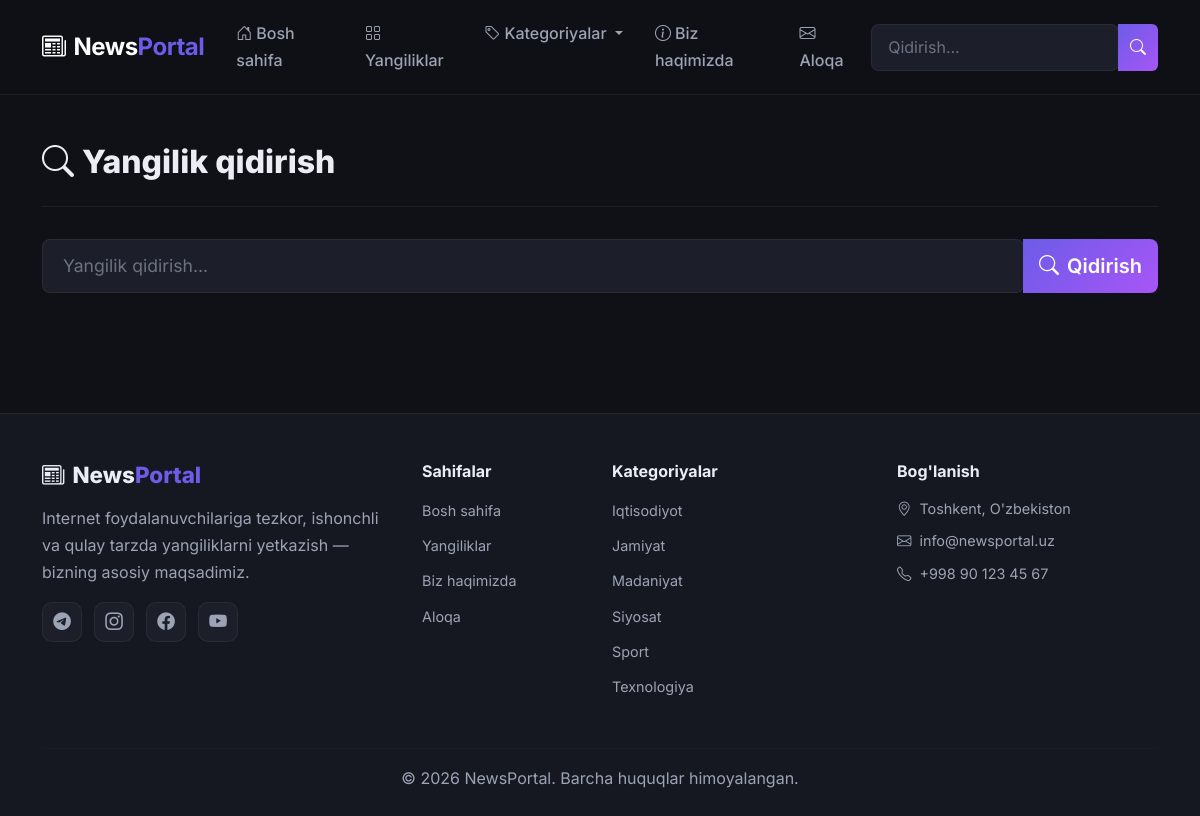
/qidiruv/, run on the app's committed database.
### news/models.py (models this page shows, shortened)
class Category(models.Model):
    name = models.CharField(max_length=200)
    slug = models.SlugField(max_length=200, unique=True)
    class Meta:
        ordering = ['name']
        verbose_name_plural = 'categories'
    def get_absolute_url(self):
        return reverse('news:category', args=[self.slug])

### news/views.py (the view, shortened to what this page needs)
# urls.py: path('qidiruv/', views.post_search, name='post_search'),
def post_search(request):
    form = SearchForm()
    query = None
    results = []
    return render(request, 'news/search.html', {
        'form': form,
        'query': query,
        'results': results,
    })

### news/forms.py
class SearchForm(forms.Form):
    query = forms.CharField(max_length=200, widget=forms.TextInput(attrs={
        'class': 'form-control', 'placeholder': "Yangilik qidirish...",
    }))

### news/context_processors.py (called while the page is built)
def categories_processor(request):
    return {
        'all_categories': Category.objects.all(),
    }

### news/templates/news/search.html (shortened to what this page needs)
{% extends "news/base.html" %}
{% block content %}
<section class="py-5">
    <div class="container">
        <div class="page-header">
            <h1><i class="bi bi-search me-2"></i>Yangilik qidirish</h1>
        </div>
        <div class="search-box mb-4">
            <form method="get" action="{% url 'news:post_search' %}">
                <div class="input-group input-group-lg">
                    {{ form.query }}
                    <button class="btn btn-accent" type="submit"><i class="bi bi-search me-2"></i>Qidirish</button>
                </div>
            </form>
        </div>
    </div>
</section>
{% endblock %}

### news/templates/news/base.html (shortened to what this page needs)
{% load static %}
<!DOCTYPE html>
<html lang="uz">
<head>
    <link href="https://cdn.jsdelivr.net/npm/bootstrap@5.3.3/dist/css/bootstrap.min.css" rel="stylesheet">
    <link href="https://cdn.jsdelivr.net/npm/bootstrap-icons@1.11.3/font/bootstrap-icons.css" rel="stylesheet">
    <link rel="stylesheet" href="{% static 'news/css/style.css' %}">
</head>
<body>
    <nav class="navbar navbar-expand-lg navbar-dark sticky-top" id="main-navbar">
        <div class="container">
            <a class="navbar-brand fw-bold" href="{% url 'news:home' %}">
                <i class="bi bi-newspaper me-2"></i>News<span class="text-accent">Portal</span>
            </a>
            <div class="collapse navbar-collapse" id="navbarNav">
                <ul class="navbar-nav me-auto">
                    <li class="nav-item">
                        <a class="nav-link" href="{% url 'news:home' %}"><i class="bi bi-house-door me-1"></i>Bosh sahifa</a>
                    </li>
                    <li class="nav-item">
                        <a class="nav-link" href="{% url 'news:post_list' %}"><i class="bi bi-grid me-1"></i>Yangiliklar</a>
                    </li>
                    <li class="nav-item dropdown">
                        <a class="nav-link dropdown-toggle" href="#" role="button" data-bs-toggle="dropdown">
                            <i class="bi bi-tag me-1"></i>Kategoriyalar
                        </a>
                    </li>
                    <li class="nav-item">
                        <a class="nav-link" href="{% url 'news:about' %}"><i class="bi bi-info-circle me-1"></i>Biz haqimizda</a>
                    </li>
                    <li class="nav-item">
                        <a class="nav-link" href="{% url 'news:contact' %}"><i class="bi bi-envelope me-1"></i>Aloqa</a>
                    </li>
                </ul>
                <form class="d-flex" action="{% url 'news:post_search' %}" method="get" id="search-form">
                    <div class="input-group">
                        <input class="form-control search-input" type="search" name="query" placeholder="Qidirish..." aria-label="Qidirish">
                        <button class="btn btn-accent" type="submit"><i class="bi bi-search"></i></button>
                    </div>
                </form>
            </div>
        </div>
    </nav>
    <main class="main-content">
        {% block content %}{% endblock %}
    </main>
    <footer class="site-footer">
        <div class="container">
            <div class="row g-4">
                <div class="col-lg-4 col-md-6">
                    <h5 class="footer-brand"><i class="bi bi-newspaper me-2"></i>News<span class="text-accent">Portal</span></h5>
                    <p class="text-muted-light">Internet foydalanuvchilariga tezkor, ishonchli va qulay tarzda yangiliklarni yetkazish — bizning asosiy maqsadimiz.</p>
                    <div class="social-links">
                        <a href="#"><i class="bi bi-telegram"></i></a>
                        <a href="#"><i class="bi bi-instagram"></i></a>
                        <a href="#"><i class="bi bi-facebook"></i></a>
                        <a href="#"><i class="bi bi-youtube"></i></a>
                    </div>
                </div>
                <div class="col-lg-2 col-md-6">
                    <h6 class="footer-title">Sahifalar</h6>
                    <ul class="footer-links">
                        <li><a href="{% url 'news:home' %}">Bosh sahifa</a></li>
                        <li><a href="{% url 'news:post_list' %}">Yangiliklar</a></li>
                        <li><a href="{% url 'news:about' %}">Biz haqimizda</a></li>
                        <li><a href="{% url 'news:contact' %}">Aloqa</a></li>
                    </ul>
                </div>
                <div class="col-lg-3 col-md-6">
                    <h6 class="footer-title">Kategoriyalar</h6>
                    <ul class="footer-links">
                        {% for cat in all_categories %}
                        <li><a href="{{ cat.get_absolute_url }}">{{ cat.name }}</a></li>
                        {% empty %}
                        <li><span class="text-muted-light">Hali kategoriya yo'q</span></li>
                        {% endfor %}
                    </ul>
                </div>
                <div class="col-lg-3 col-md-6">
                    <h6 class="footer-title">Bog'lanish</h6>
                    <ul class="footer-contact">
                        <li><i class="bi bi-geo-alt me-2"></i>Toshkent, O'zbekiston</li>
                        <li><i class="bi bi-envelope me-2"></i>info@newsportal.uz</li>
                        <li><i class="bi bi-telephone me-2"></i>+998 90 123 45 67</li>
                    </ul>
                </div>
            </div>
            <hr class="footer-divider">
            <div class="text-center">
                <p class="mb-0 text-muted-light">&copy; 2026 NewsPortal. Barcha huquqlar himoyalangan.</p>
            </div>
        </div>
    </footer>
</body>
</html>

### news/static/news/css/style.css (style rules this page uses)
:root { --bg-primary: #0f1117; --bg-secondary: #161821; --bg-card: #1c1e2a; --bg-card-hover: #232536; --bg-input: #1c1e2a; --text-primary: #eaedf3; --text-secondary: #9ba3b5; --text-muted: #6b7280; --accent: #6c5ce7; --accent-hover: #5a4bd1; --accent-subtle: rgba(108, 92, 231, 0.15); --accent-glow: rgba(108, 92, 231, 0.3); --gradient-accent: linear-gradient(135deg, #6c5ce7, #a855f7); --gradient-hero: linear-gradient(135deg, #0f1117 0%, #1a1140 50%, #0f1117 100%); --border-color: rgba(255, 255, 255, 0.06); --shadow-sm: 0 2px 8px rgba(0, 0, 0, 0.2); --shadow-md: 0 8px 24px rgba(0, 0, 0, 0.3); --shadow-lg: 0 16px 48px rgba(0, 0, 0, 0.4); --shadow-accent: 0 8px 32px rgba(108, 92, 231, 0.2); --radius: 12px; --radius-lg: 16px; --transition: all 0.3s cubic-bezier(0.4, 0, 0.2, 1); }
* { margin: 0; padding: 0; box-sizing: border-box; }
body { font-family: 'Inter', -apple-system, BlinkMacSystemFont, sans-serif; background-color: var(--bg-primary); color: var(--text-primary); line-height: 1.7; -webkit-font-smoothing: antialiased; }
a { color: var(--accent); text-decoration: none; transition: var(--transition); }
.text-accent { color: var(--accent); }
.text-muted-light { color: var(--text-secondary) !important; }
#main-navbar { background: rgba(15, 17, 23, 0.85); backdrop-filter: blur(20px); -webkit-backdrop-filter: blur(20px); border-bottom: 1px solid var(--border-color); padding: 0.75rem 0; z-index: 1030; }
#main-navbar .navbar-brand { font-size: 1.5rem; font-weight: 800; letter-spacing: -0.5px; }
#main-navbar .nav-link { color: var(--text-secondary); font-weight: 500; padding: 0.5rem 1rem; border-radius: 8px; transition: var(--transition); }
.search-input { background: var(--bg-input) !important; border: 1px solid var(--border-color) !important; color: var(--text-primary) !important; border-radius: 8px 0 0 8px !important; padding: 0.4rem 1rem; }
.search-input::placeholder { color: var(--text-muted); }
.btn-accent { background: var(--gradient-accent); color: #fff !important; border: none; font-weight: 600; transition: var(--transition); }
.page-header { margin-bottom: 2rem; padding-bottom: 1rem; border-bottom: 1px solid var(--border-color); }
.page-header h1 { font-size: 2rem; font-weight: 800; }
.form-control { background: var(--bg-input) !important; border: 1px solid var(--border-color) !important; color: var(--text-primary) !important; border-radius: 8px !important; padding: 0.65rem 1rem; transition: var(--transition); }
.form-control::placeholder { color: var(--text-muted) !important; }
.search-box .form-control { font-size: 1.1rem; padding: 0.8rem 1.25rem; }
.site-footer { background: var(--bg-secondary); border-top: 1px solid var(--border-color); padding: 3rem 0 1.5rem; margin-top: 3rem; }
.footer-brand { font-size: 1.4rem; font-weight: 800; margin-bottom: 1rem; }
.footer-title { font-weight: 700; margin-bottom: 1rem; color: var(--text-primary); }
.footer-links { list-style: none; padding: 0; }
.footer-links li { margin-bottom: 0.5rem; }
.footer-links a { color: var(--text-secondary); font-size: 0.9rem; transition: var(--transition); }
.footer-contact { list-style: none; padding: 0; }
.footer-contact li { color: var(--text-secondary); font-size: 0.9rem; margin-bottom: 0.5rem; }
.social-links { display: flex; gap: 0.75rem; margin-top: 1rem; }
.social-links a { width: 40px; height: 40px; background: var(--bg-card); border: 1px solid var(--border-color); border-radius: 10px; display: flex; align-items: center; justify-content: center; color: var(--text-secondary); font-size: 1.1rem; transition: var(--transition); }
.footer-divider { border-color: var(--border-color); margin: 2rem 0 1rem; }

### data on the page
Category: name "Iqtisodiyot"
Category: name "Jamiyat"
Category: name "Madaniyat"
Category: name "Siyosat"
Category: name "Sport"
Category: name "Texnologiya"
